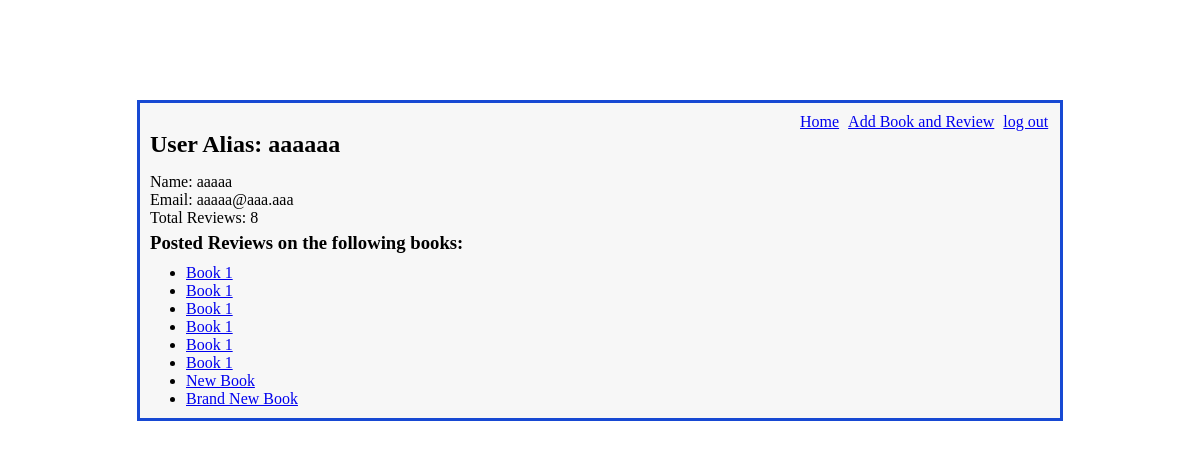
Page /user/1 (signed in) on the committed database.
### dojo_reads_app/models.py (models this page shows)
class User(models.Model):
    name = models.CharField(max_length=45)
    alias = models.CharField(max_length=60)
    email = models.CharField(max_length=60)
    password = models.CharField(max_length=60)
    created_at = models.DateTimeField(auto_now_add=True)
    updated_at = models.DateTimeField(auto_now=True)
    objects = UserManager()

class Review(models.Model):
    reviewed_by = models.ForeignKey(
        User,
        related_name="user_reviews",
        on_delete = models.CASCADE
    )
    book_reviewed = models.ForeignKey(
        Book,
        related_name="book_reviews",
        on_delete = models.CASCADE
    )
    content = models.TextField()
    rating = models.IntegerField()
    created_at = models.DateTimeField(auto_now_add=True)
    updated_at = models.DateTimeField(auto_now=True)
    objects = ReviewManager()

class Book(models.Model):
    title = models.CharField(max_length=198)
    created_at = models.DateTimeField(auto_now_add=True)
    updated_at = models.DateTimeField(auto_now=True)
    objects = BookManager()

### login_app/views.py (the view)
# urls.py: path('user/<int:user_id>', views.display_user)
def display_user(request, user_id):
    if not 'user_id' in request.session:
        return redirect("/")
    context = {
        "user_to_view": User.objects.get(id=user_id)
    }
    return render(request, "display_user.html", context)

### login_app/templates/display_user.html (shortened to what this page needs)
<!DOCTYPE html>
<html lang="en">
<head>
    {% load static %}
    <link rel="stylesheet" href="{% static 'css/display_user.css' %}">
</head>
<body>
    <div id="wrapper">
        <div id="header">
            <a href="/books" id="home">Home</a>
            <a href="/books/add" id="add_book">Add Book and Review</a>
            <a href="/logout" id="logout">log out</a>
        </div>
        <h2>User Alias: {{ user_to_view.alias }}</h2>
        <p>Name: {{ user_to_view.name }}</p>
        <p>Email: {{ user_to_view.email }}</p>
        <p>Total Reviews: {{ user_to_view.user_reviews.all.count }}</p>
        <h3>Posted Reviews on the following books:</h3>
        <ul>
            {% for review in user_to_view.user_reviews.all %}
                <li><a href="/books/{{review.book_reviewed.id}}">{{review.book_reviewed.title}}</a></li>
            {% endfor %}
        </ul>
    </div>
</body>
</html>

### login_app/static/css/display_user.css (style rules this page uses)
* { margin: 0; padding: 0; }
#wrapper { width: 900px; margin: 100px auto; border: 3px solid rgb(23, 73, 211); padding: 10px; background-color: #F7F7F7; }
#home { margin-left: 650px; }
#logout, #add_book { margin-left: 5px; }
h2 { margin-bottom: 15px; }
h3 { margin: 5px 0px 10px 0px; }
li { margin-left: 36px; }

### rows in the picture
User: alias "aaaaaa", name "aaaaa", email "aaaaa@aaa.aaa", user_reviews.all.count "8"
Review: book_reviewed "Book 1"
Review: book_reviewed "Book 1"
Review: book_reviewed "Book 1"
Review: book_reviewed "Book 1"
Review: book_reviewed "Book 1"
Review: book_reviewed "Book 1"
Review: book_reviewed "New Book"
Review: book_reviewed "Brand New Book"
